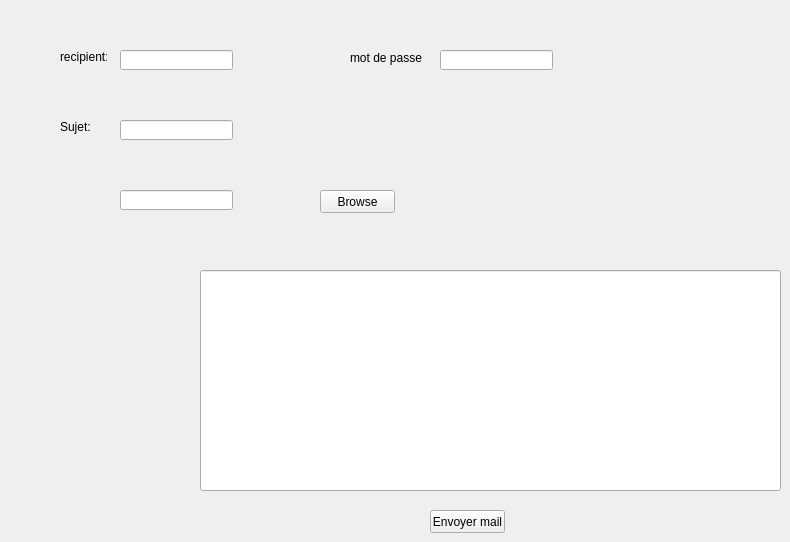
     <widget class="QWidget" name="tab_7">
      <attribute name="title">
       <string>Email</string>
      </attribute>
      <widget class="QLabel" name="label_21">
       <property name="geometry">
        <rect>
         <x>60</x>
         <y>50</y>
         <width>47</width>
         <height>14</height>
        </rect>
       </property>
       <property name="text">
        <string>recipient:</string>
       </property>
      </widget>
      <widget class="QLineEdit" name="rcpt_2">
       <property name="geometry">
        <rect>
         <x>120</x>
         <y>50</y>
         <width>113</width>
         <height>20</height>
        </rect>
       </property>
      </widget>
      <widget class="QPushButton" name="pushButton_6">
       <property name="geometry">
        <rect>
         <x>430</x>
         <y>510</y>
         <width>75</width>
         <height>23</height>
        </rect>
       </property>
       <property name="text">
        <string>Envoyer mail</string>
       </property>
      </widget>
      <widget class="QLabel" name="label_22">
       <property name="geometry">
        <rect>
         <x>350</x>
         <y>50</y>
         <width>81</width>
         <height>16</height>
        </rect>
       </property>
       <property name="text">
        <string>mot de passe</string>
       </property>
      </widget>
      <widget class="QLineEdit" name="mail_pass">
       <property name="geometry">
        <rect>
         <x>440</x>
         <y>50</y>
         <width>113</width>
         <height>20</height>
        </rect>
       </property>
      </widget>
      <widget class="QLabel" name="label_45">
       <property name="geometry">
        <rect>
         <x>60</x>
         <y>120</y>
         <width>47</width>
         <height>14</height>
        </rect>
       </property>
       <property name="text">
        <string>Sujet:</string>
       </property>
      </widget>
      <widget class="QLineEdit" name="subject_2">
       <property name="geometry">
        <rect>
         <x>120</x>
         <y>120</y>
         <width>113</width>
         <height>20</height>
        </rect>
       </property>
      </widget>
      <widget class="QPushButton" name="pushButton_11">
       <property name="geometry">
        <rect>
         <x>320</x>
         <y>190</y>
         <width>75</width>
         <height>23</height>
        </rect>
       </property>
       <property name="text">
        <string>Browse</string>
       </property>
      </widget>
      <widget class="QLineEdit" name="lineEdit_2">
       <property name="geometry">
        <rect>
         <x>120</x>
         <y>190</y>
         <width>113</width>
         <height>20</height>
        </rect>
       </property>
      </widget>
      <widget class="QLineEdit" name="msg_2">
       <property name="geometry">
        <rect>
         <x>200</x>
         <y>270</y>
         <width>581</width>
         <height>221</height>
        </rect>
       </property>
      </widget>
     </widget>
